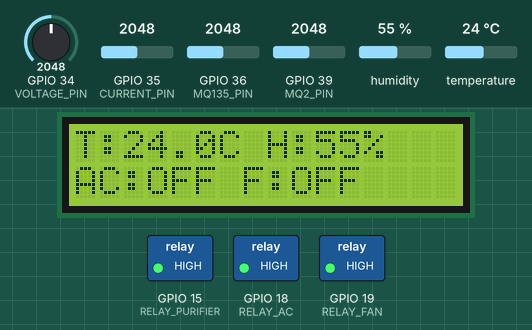
Recording of a sketch running on a simulated ESP32. Shown: 16×2 character LCD, switched loads named in the sketch (green lamp = pin HIGH). The inputs (shaded band) are chosen by the test bench; at power-on: humidity 55 %, GPIO 39 (MQ2_PIN) = 2048, temperature 24 °C, GPIO 34 (VOLTAGE_PIN) = 2048, GPIO 35 (CURRENT_PIN) = 2048, GPIO 36 (MQ135_PIN) = 2048. WiFi joins after 1.5 s; servers stay silent unless stated; what the sketch prints to the serial monitor is not drawn.

Above: at 7.5 s.
7.6 s: humidity set to 64 %
At 13.7 s:
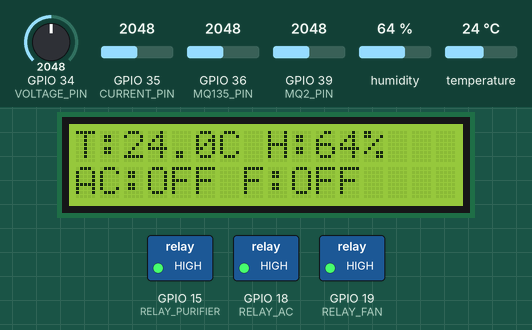
17.4 s: humidity set to 67 %
At 19.4 s:
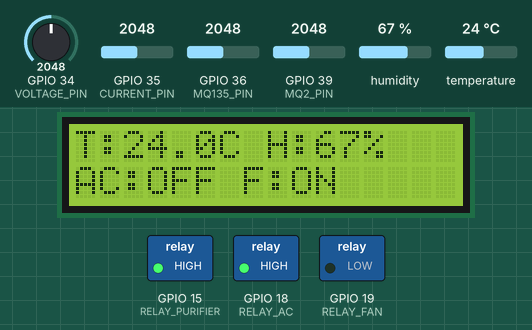
26.4 s: GPIO 39 (MQ2_PIN) set to 2236
29.4 s: GPIO 39 (MQ2_PIN) set to 2373
At 35.0 s:
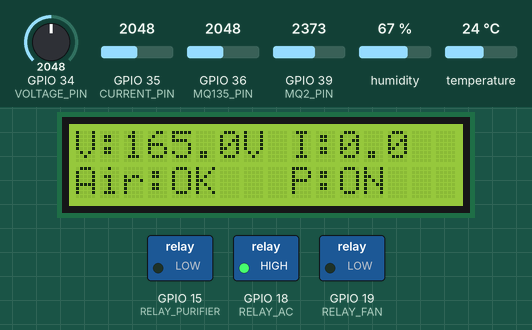
38.4 s: temperature set to 27 °C
At 43.7 s:
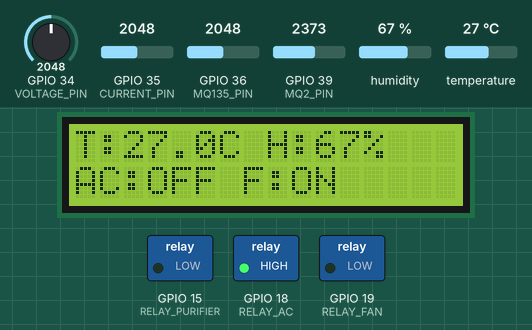
47.5 s: temperature set to 30 °C
At 55.3 s:
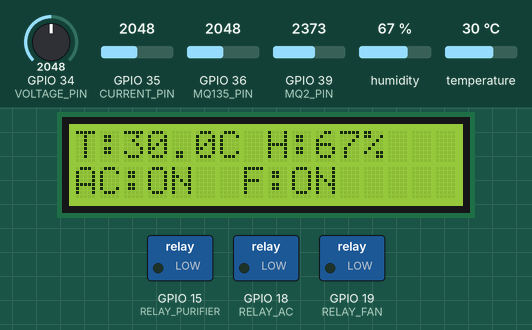
Timing chart, 0 to 56.8 s (numbered marks = the images above; inputs shaded):
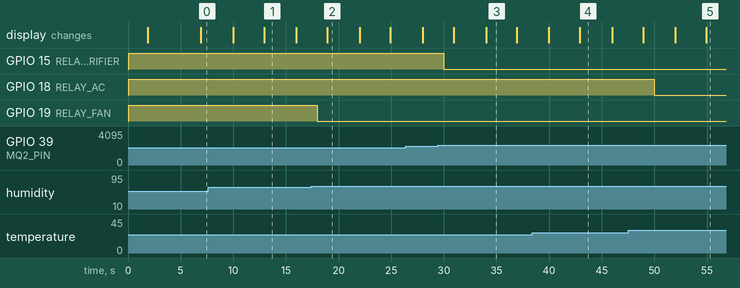

The sketch:

Smart_indoor_Air_Quality_MS.ino
```cpp
/***************************************************
   Smart Indoor Air Quality Management System
   Hardware: ESP32-WROOM-DA + DHT22 + MQ135 + MQ2 +
             Voltage Sensor + ACS712 Current Sensor +
             16x2 LCD (I2C) + 3x Relay
   Dashboard: Blynk IoT (blynk.cloud)
****************************************************/

#define BLYNK_TEMPLATE_ID "TMPL3cCtiJVnD"
#define BLYNK_TEMPLATE_NAME "Smart Air Quality"
#define BLYNK_AUTH_TOKEN "xMnDBq1ckdYZaNL-pmNDnmx3ko-G0ENi"

#include <WiFi.h>
#include <BlynkSimpleEsp32.h>
#include <DHT.h>
#include <LiquidCrystal_I2C.h>

LiquidCrystal_I2C lcd(0x27, 16, 2);

// --- Sensor Pins ---
#define DHTPIN 4
#define DHTTYPE DHT11
DHT dht(DHTPIN, DHTTYPE);

#define MQ135_PIN 36
#define MQ2_PIN 39
#define VOLTAGE_PIN 34
#define CURRENT_PIN 35

// --- Relay Pins ---
#define RELAY_AC 18
#define RELAY_FAN 19
#define RELAY_PURIFIER 15

// --- WiFi Credentials ---
char ssid[] = "indoorAirquality";
char pass[] = "123456789";

// --- Blynk Virtual Pins ---
const int VPIN_TEMP       = V0;
const int VPIN_HUM        = V1;
const int VPIN_AIR        = V2;
const int VPIN_GAS        = V3;
const int VPIN_VOLTAGE    = V4;
const int VPIN_CURRENT    = V5;
const int VPIN_AC         = V7;
const int VPIN_FAN        = V8;
const int VPIN_PURIFIER   = V9;
const int VPIN_TEMP_SET   = V10;
const int VPIN_HUM_SET    = V11;

// --- Sensor Variables ---
float temperature = 0.0;
float humidity = 0.0;
int airQualityRaw = 0;
int gasRaw = 0;
float measuredVoltage = 0.0;
float measuredCurrent = 0.0;
float setTemp = 28.0;
float setHum = 65.0;
bool acState = false;
bool fanState = false;
bool purifierState = false;

// --- Calibration Constants ---
const float ADC_REF_VOLTAGE = 3.3f;
const int ADC_MAX = 4095;
const float VOLTAGE_DIVIDER_RATIO = 100.0f; // Adjust to your voltage divider
const float CURRENT_SENSITIVITY = 0.185f;   // V/A for ACS712-5A module
const float CURRENT_ZERO_VOLTAGE = 1.65f;   // Midpoint (no current)
const float VOLTAGE_LOW_THRESHOLD = 190.0f;
const float VOLTAGE_HIGH_THRESHOLD = 250.0f;
const float CURRENT_HIGH_THRESHOLD = 10.0f;
const unsigned long ALERT_MIN_INTERVAL_MS = 60000UL;

unsigned long lastVoltageAlert = 0;
unsigned long lastCurrentAlert = 0;
unsigned long lastAirAlert = 0;
unsigned long lastTempAlert = 0;
int lcdPage = 0;

BlynkTimer timer;

// --- Function Prototypes ---
void readSensors();
void updateLCD();

// --- Blynk Handlers ---
BLYNK_WRITE(VPIN_AC) {
  acState = param.asInt();
  digitalWrite(RELAY_AC, acState ? LOW : HIGH);
}

BLYNK_WRITE(VPIN_FAN) {
  fanState = param.asInt();
  digitalWrite(RELAY_FAN, fanState ? LOW : HIGH);
}

BLYNK_WRITE(VPIN_PURIFIER) {
  purifierState = param.asInt();
  digitalWrite(RELAY_PURIFIER, purifierState ? LOW : HIGH);
}

BLYNK_WRITE(VPIN_TEMP_SET) { setTemp = param.asFloat(); }
BLYNK_WRITE(VPIN_HUM_SET) { setHum = param.asFloat(); }

// --- Setup ---
void setup() {
  Serial.begin(115200);
  dht.begin();
  lcd.init();
  lcd.backlight();

  // ADC configuration
  analogSetPinAttenuation(VOLTAGE_PIN, ADC_11db);
  analogSetPinAttenuation(CURRENT_PIN, ADC_11db);
  analogSetPinAttenuation(MQ135_PIN, ADC_11db);
  analogSetPinAttenuation(MQ2_PIN, ADC_11db);

  // Relay setup
  pinMode(RELAY_AC, OUTPUT);
  pinMode(RELAY_FAN, OUTPUT);
  pinMode(RELAY_PURIFIER, OUTPUT);
  digitalWrite(RELAY_AC, HIGH);
  digitalWrite(RELAY_FAN, HIGH);
  digitalWrite(RELAY_PURIFIER, HIGH);

  Blynk.begin(BLYNK_AUTH_TOKEN, ssid, pass);

  lcd.clear();
  lcd.setCursor(0, 0);
  lcd.print("Smart Air System");
  lcd.setCursor(0, 1);
  lcd.print("Connecting...");
  delay(2000);

  timer.setInterval(2000L, readSensors);
  timer.setInterval(3000L, updateLCD);
}

// --- Main Loop ---
void loop() {
  Blynk.run();
  timer.run();
}

// --- Sensor Reading Function ---
void readSensors() {
  temperature = dht.readTemperature();
  humidity = dht.readHumidity();
  airQualityRaw = analogRead(MQ135_PIN);
  gasRaw = analogRead(MQ2_PIN);

  // --- Voltage Measurement ---
  int rawVolt = analogRead(VOLTAGE_PIN);
  float voltsAtADC = (rawVolt * ADC_REF_VOLTAGE) / ADC_MAX;
  measuredVoltage = voltsAtADC * VOLTAGE_DIVIDER_RATIO;

  // --- ACS712 Current Measurement ---
  const int numSamples = 10;
  float currentSum = 0;
  for (int i = 0; i < numSamples; i++) {
    int rawCurr = analogRead(CURRENT_PIN);
    float currSensorVoltage = (rawCurr * ADC_REF_VOLTAGE) / ADC_MAX;
    float currentValue = (currSensorVoltage - CURRENT_ZERO_VOLTAGE) / CURRENT_SENSITIVITY;
    currentSum += currentValue;
    delay(5);
  }
  measuredCurrent = currentSum / numSamples;
  if (measuredCurrent < 0.01f) measuredCurrent = 0.0f;

  // --- Blynk Update ---
  Blynk.virtualWrite(VPIN_TEMP, temperature);
  Blynk.virtualWrite(VPIN_HUM, humidity);
  Blynk.virtualWrite(VPIN_AIR, airQualityRaw);
  Blynk.virtualWrite(VPIN_GAS, gasRaw);
  Blynk.virtualWrite(VPIN_VOLTAGE, measuredVoltage);
  Blynk.virtualWrite(VPIN_CURRENT, measuredCurrent);

  // --- Automation Logic ---
  bool autoAC = temperature > setTemp;
  bool autoFan = humidity > setHum;
  bool autoPurifier = (airQualityRaw > 2500 || gasRaw > 2300);

  acState = acState || autoAC;
  fanState = fanState || autoFan;
  purifierState = purifierState || autoPurifier;

  digitalWrite(RELAY_AC, acState ? LOW : HIGH);
  digitalWrite(RELAY_FAN, fanState ? LOW : HIGH);
  digitalWrite(RELAY_PURIFIER, purifierState ? LOW : HIGH);

  // --- Alerts ---
  unsigned long now = millis();
  if ((measuredVoltage < VOLTAGE_LOW_THRESHOLD || measuredVoltage > VOLTAGE_HIGH_THRESHOLD) && now - lastVoltageAlert > ALERT_MIN_INTERVAL_MS) {
    lastVoltageAlert = now;
    Blynk.logEvent("voltage_alert", "Voltage fluctuation: " + String(measuredVoltage, 1) + "V");
  }

  if (measuredCurrent > CURRENT_HIGH_THRESHOLD && now - lastCurrentAlert > ALERT_MIN_INTERVAL_MS) {
    lastCurrentAlert = now;
    Blynk.logEvent("current_alert", "High current: " + String(measuredCurrent, 2) + "A");
  }

  if ((airQualityRaw > 3000 || gasRaw > 2800) && now - lastAirAlert > ALERT_MIN_INTERVAL_MS) {
    lastAirAlert = now;
    Blynk.logEvent("air_quality_alert", "Bad Air Quality Detected!");
  }

  if (temperature > (setTemp + 5.0f) && now - lastTempAlert > ALERT_MIN_INTERVAL_MS) {
    lastTempAlert = now;
    Blynk.logEvent("temp_alert", "Temperature exceeded set limit!");
  }

  // --- Debugging Info ---
  Serial.printf("T:%.1f H:%.0f AQ:%d G:%d V:%.1fV I:%.2fA AC:%d FAN:%d PUR:%d\n",
                temperature, humidity, airQualityRaw, gasRaw,
                measuredVoltage, measuredCurrent,
                acState, fanState, purifierState);
}

// --- LCD Update Function ---
void updateLCD() {
  lcd.clear();
  if (lcdPage == 0) {
    lcd.setCursor(0, 0);
    lcd.print("T:");
    lcd.print(temperature, 1);
    lcd.print("C H:");
    lcd.print(humidity, 0);
    lcd.print("%");

    lcd.setCursor(0, 1);
    lcd.print("AC:");
    lcd.print(acState ? "ON " : "OFF");
    lcd.print(" F:");
    lcd.print(fanState ? "ON" : "OFF");
  } else {
    lcd.setCursor(0, 0);
    lcd.print("V:");
    lcd.print(measuredVoltage, 1);
    lcd.print("V I:");
    lcd.print(measuredCurrent, 1);

    lcd.setCursor(0, 1);
    lcd.print("Air:");
    if (airQualityRaw > 3000 || gasRaw > 2800)
      lcd.print("BAD ");
    else if (airQualityRaw > 2000)
      lcd.print("OK  ");
    else
      lcd.print("GOOD");
    lcd.print(" P:");
    lcd.print(purifierState ? "ON" : "OFF");
  }
  lcdPage = (lcdPage + 1) % 2;
}
```

Measured:
- the behaviour switches between 65 and 66 % on humidity (found by bisection; images 1 and 2)
- the behaviour switches between 2300 and 2301 on GPIO 39 (MQ2_PIN) (found by bisection; images 2 and 3)
- the behaviour switches between 28 and 29 °C on temperature (found by bisection; images 4 and 5)
- after the input at 7.6 s, the display: first differs from a run without the input after 5.3 s (image 1)
- after the input at 17.4 s, GPIO 19 (RELAY_FAN): HIGH → LOW after 0.57 s; the display: changes after 1.5 s (image 2)
- after the input at 29.4 s, GPIO 15 (RELAY_PURIFIER): HIGH → LOW after 0.58 s; the display: first differs from a run without the input after 4.6 s (image 3)
- after the input at 38.4 s, the display: first differs from a run without the input after 4.5 s (image 4)
- after the input at 47.5 s, GPIO 18 (RELAY_AC): HIGH → LOW after 2.5 s; the display: first differs from a run without the input after 7.4 s (image 5)
